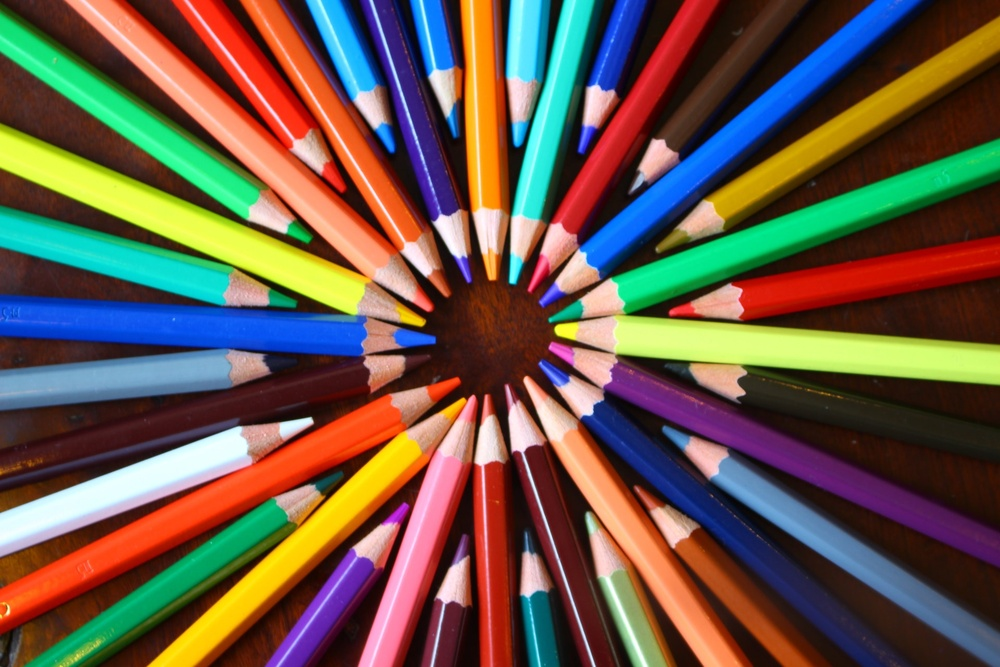
#> input picture crayons.jpg, 1000 x 667 px, shrunk from 1920 x 1280 before the run
$ jupyter execute ColorSpaces2.ipynb   (shell and % lines are left out)
#> lines starting #> are read from the running program, lines starting #| are printed output that depends on the picture
[cell 1]
import cv2
import matplotlib.pyplot as plt
import numpy as np

[cell 2]
flags = [i for i in dir(cv2) if i.startswith('COLOR_')]
print(len(flags))

[cell 3]
crayons = cv2.imread('crayons.jpg')
#> crayons is the input picture: shape (667, 1000, 3); mean B, G, R 73.6, 88.1, 105.8
plt.imshow(crayons);

[cell 4]
plt.imshow(cv2.cvtColor(crayons, cv2.COLOR_BGR2RGB));

[cell 5]
crayons2 = crayons[:,:,::-1]
plt.imshow(crayons2)

## 3D plots of color space

[cell 6]
from mpl_toolkits.mplot3d import Axes3D
from matplotlib import cm
from matplotlib import colors

[cell 7]
r, g, b = cv2.split(crayons)
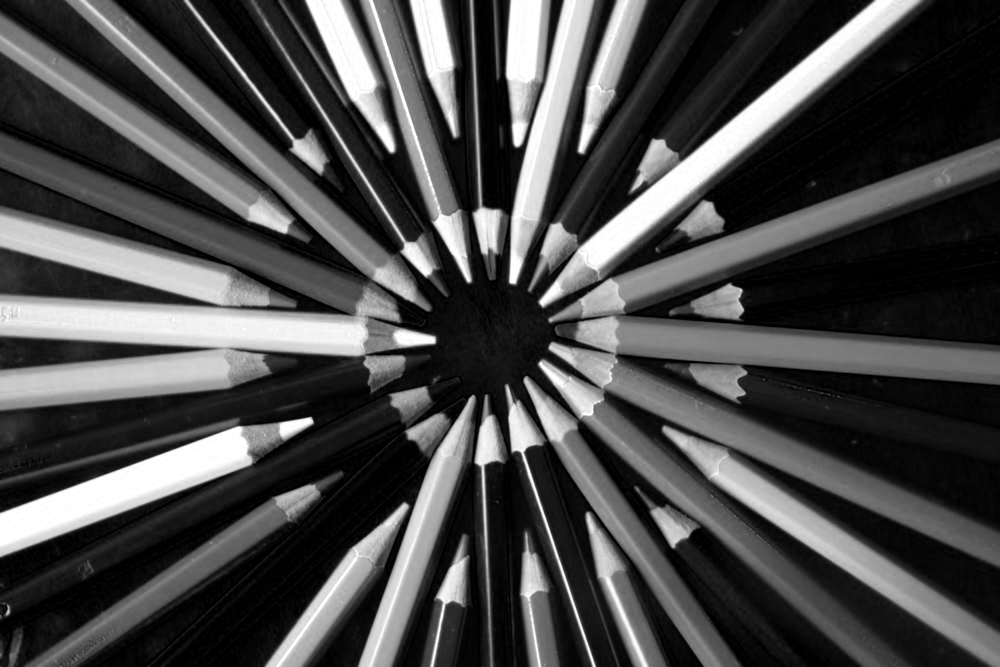
#> r: shape (667, 1000); min 0, max 255, mean 73.6
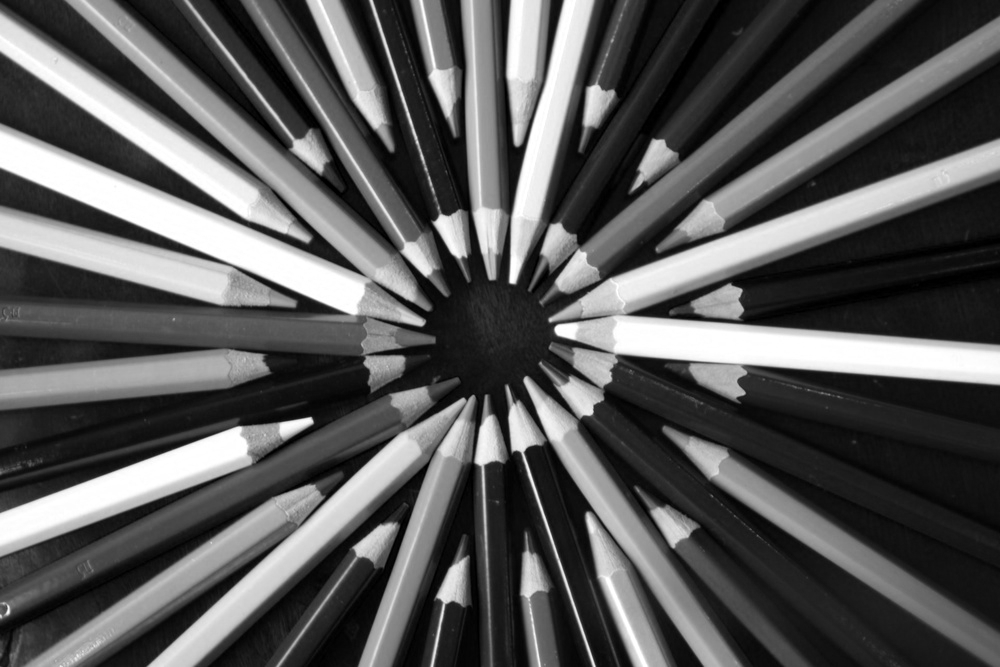
#> g: shape (667, 1000); min 0, max 255, mean 88.1
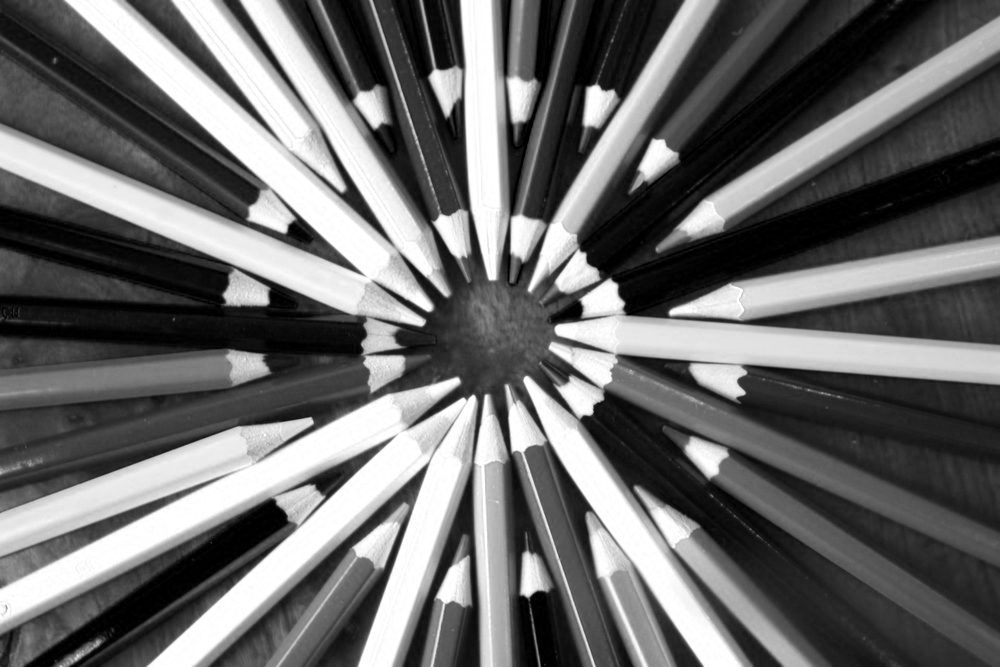
#> b: shape (667, 1000); min 0, max 255, mean 105.8
fig = plt.figure()
axis = fig.add_subplot(1, 1, 1, projection="3d")

pixel_colors = crayons.reshape((np.shape(crayons)[0]*np.shape(crayons)[1], 3))
norm = colors.Normalize(vmin=-1.,vmax=1.)
norm.autoscale(pixel_colors)
pixel_colors = norm(pixel_colors).tolist()
#> pixel_colors = 667000 items

axis.scatter(r.flatten(), g.flatten(), b.flatten(), facecolors=pixel_colors, marker=".")
axis.set_xlabel("Red")
axis.set_ylabel("Green")
axis.set_zlabel("Blue")
plt.show()
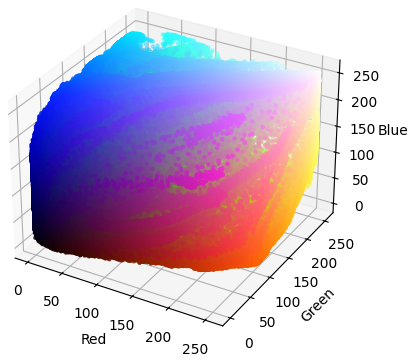
#> figure drawn by matplotlib, 1 panel

[cell 8]
hsv_crayons = cv2.cvtColor(crayons, cv2.COLOR_RGB2HSV)
#> hsv_crayons: shape (667, 1000, 3); mean H, S, V 93.6, 182.8, 141.3
h, s, v = cv2.split(hsv_crayons)
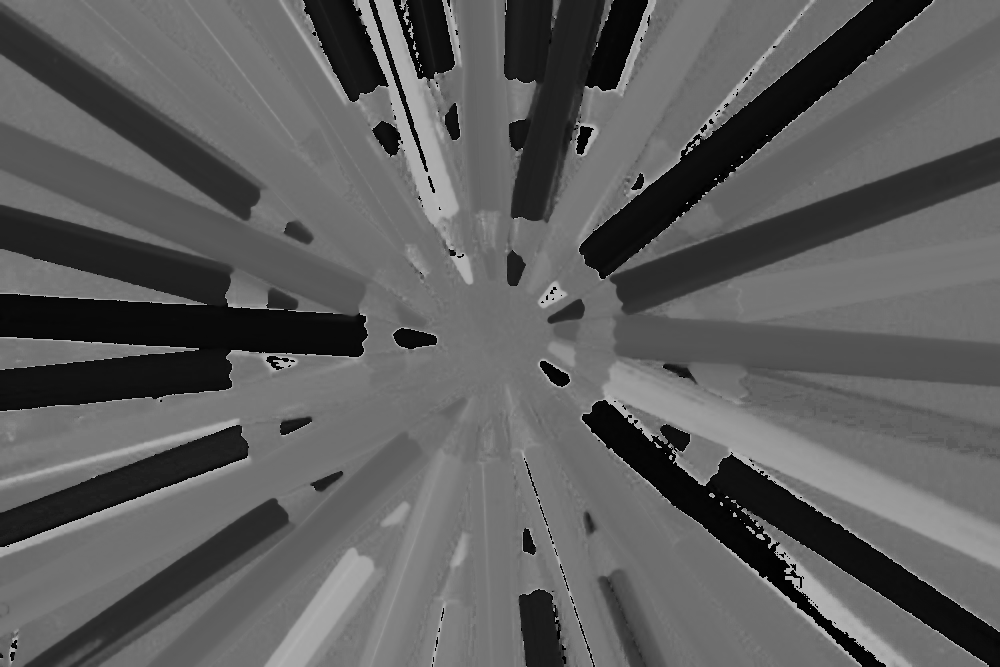
#> h: shape (667, 1000); min 0, max 179, mean 93.6
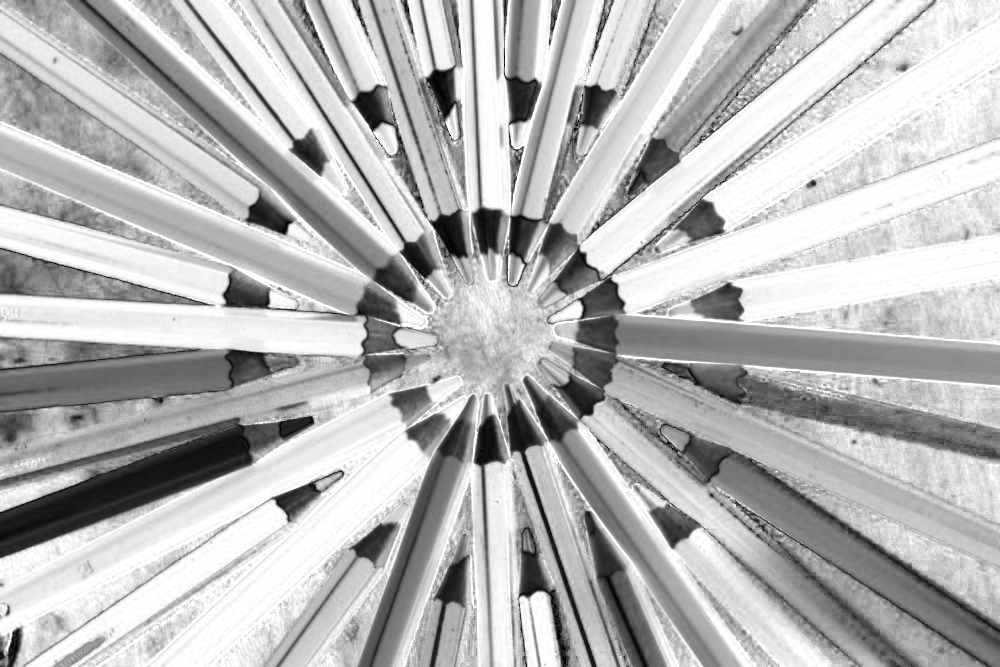
#> s: shape (667, 1000); min 0, max 255, mean 182.8
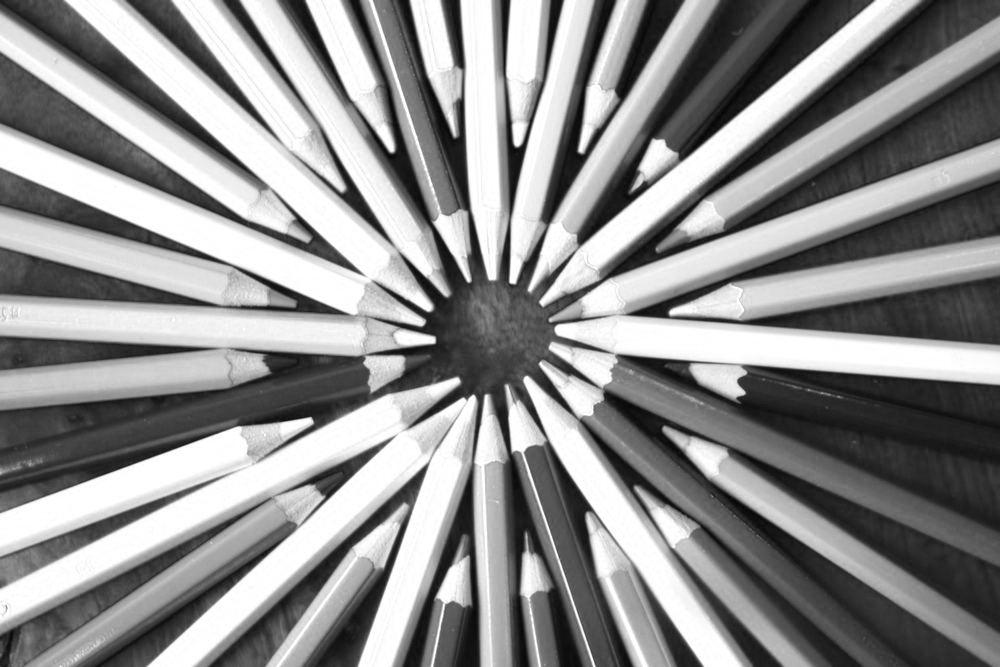
#> v: shape (667, 1000); min 5, max 255, mean 141.3
fig = plt.figure()
axis = fig.add_subplot(1, 1, 1, projection="3d")

axis.scatter(h.flatten(), s.flatten(), v.flatten(), facecolors=pixel_colors, marker=".")
axis.set_xlabel("Hue")
axis.set_ylabel("Saturation")
axis.set_zlabel("Value")
plt.show()
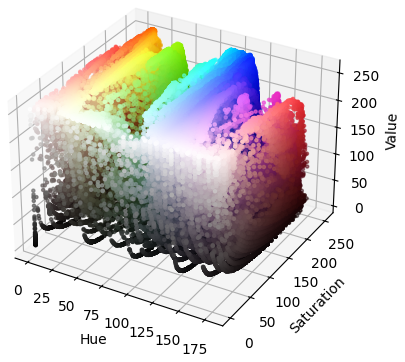
#> figure drawn by matplotlib, 1 panel
